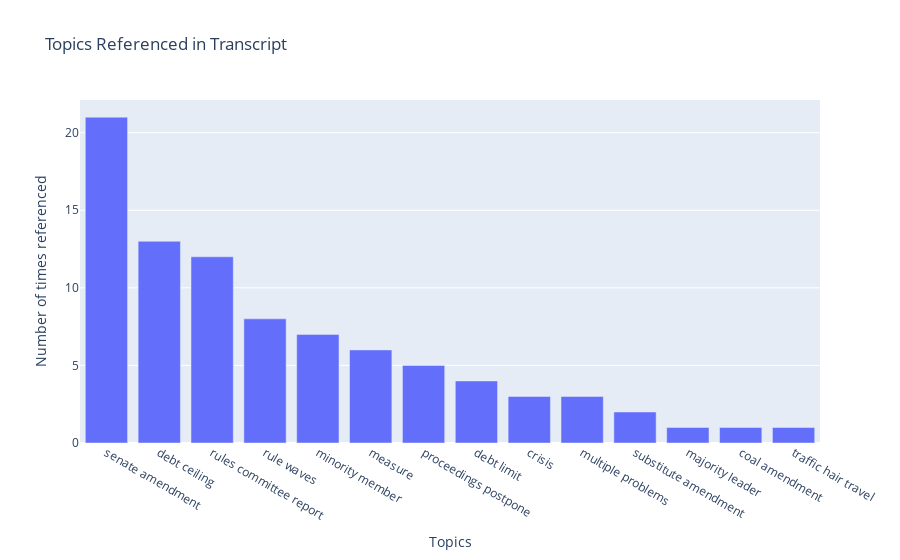

Notebook cell for this chart:
### Code cell
topics_data_df = topics_df.copy()
topics_data_df['messageCount'] = [len(mess) for mess in topics_data_df["messageIds"]]

data = go.Bar(x=topics_data_df["text"], y=topics_data_df["messageCount"])

layout = go.Layout(title="Topics Referenced in Transcript",
                   xaxis={"title":"Topics", "categoryorder": "total descending"},
                   yaxis={"title":"Number of times referenced"})

go.Figure(data=data, layout=layout)

### Figure 1 — Plotly figure (JSON) as saved in the notebook; plotly's stock layout.template omitted (floating-point values rounded to 4 significant figures)
{"data": [{"type": "bar", "x": ["measure", "debt limit", "debt ceiling", "senate amendment", "minority member", "rule waves", "rules committee report", "majority leader", "proceedings postpone", "coal amendment", "crisis", "multiple problems", "traffic hair travel", "substitute amendment"], "y": [6, 4, 13, 21, 7, 8, 12, 1, 5, 1, 3, 3, 1, 2]}], "layout": {"title": {"text": "Topics Referenced in Transcript"}, "xaxis": {"categoryorder": "total descending", "title": {"text": "Topics"}}, "yaxis": {"title": {"text": "Number of times referenced"}}}}
